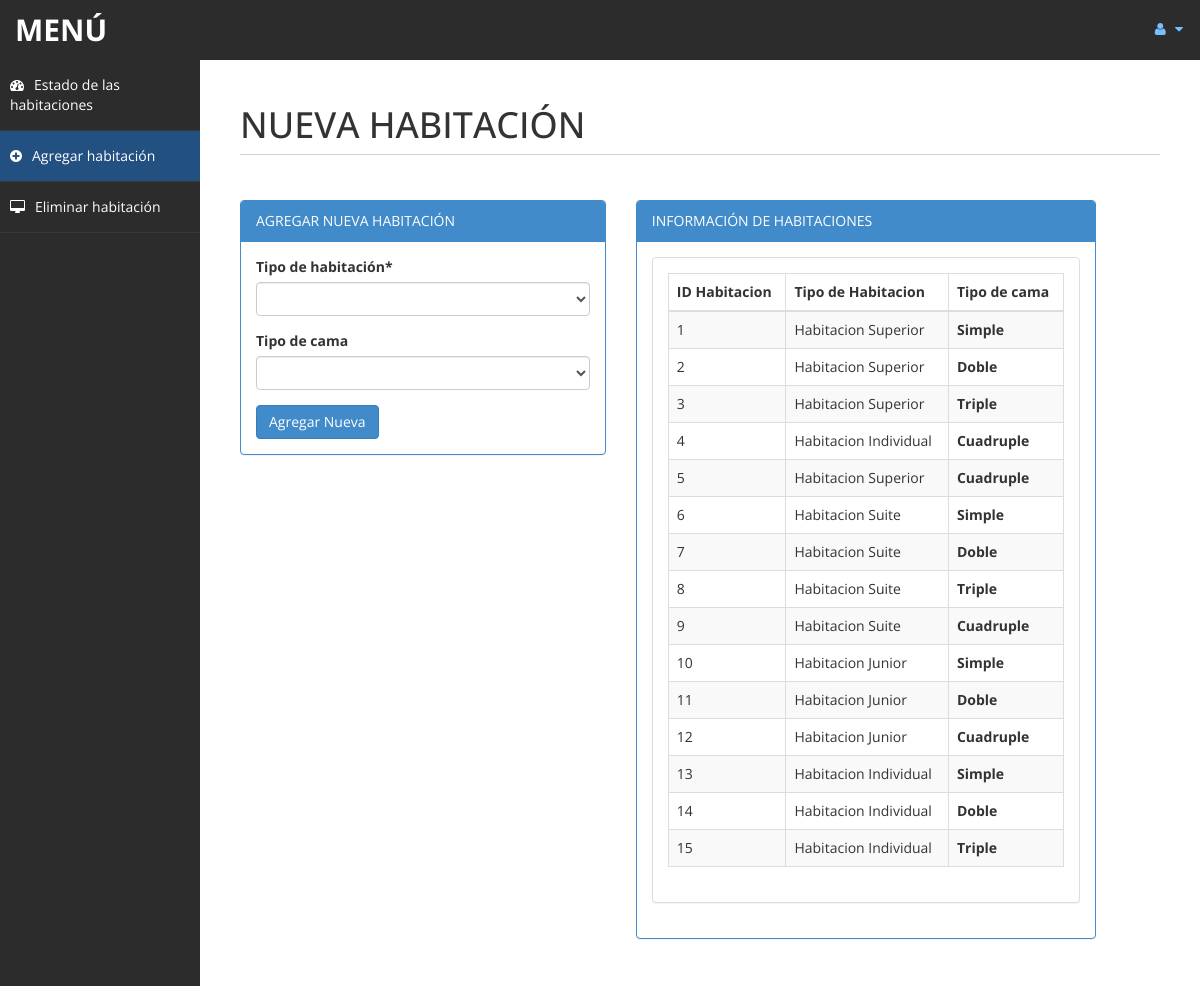
/admin/room.php (signed in), run on an earlier commit of the app's database.
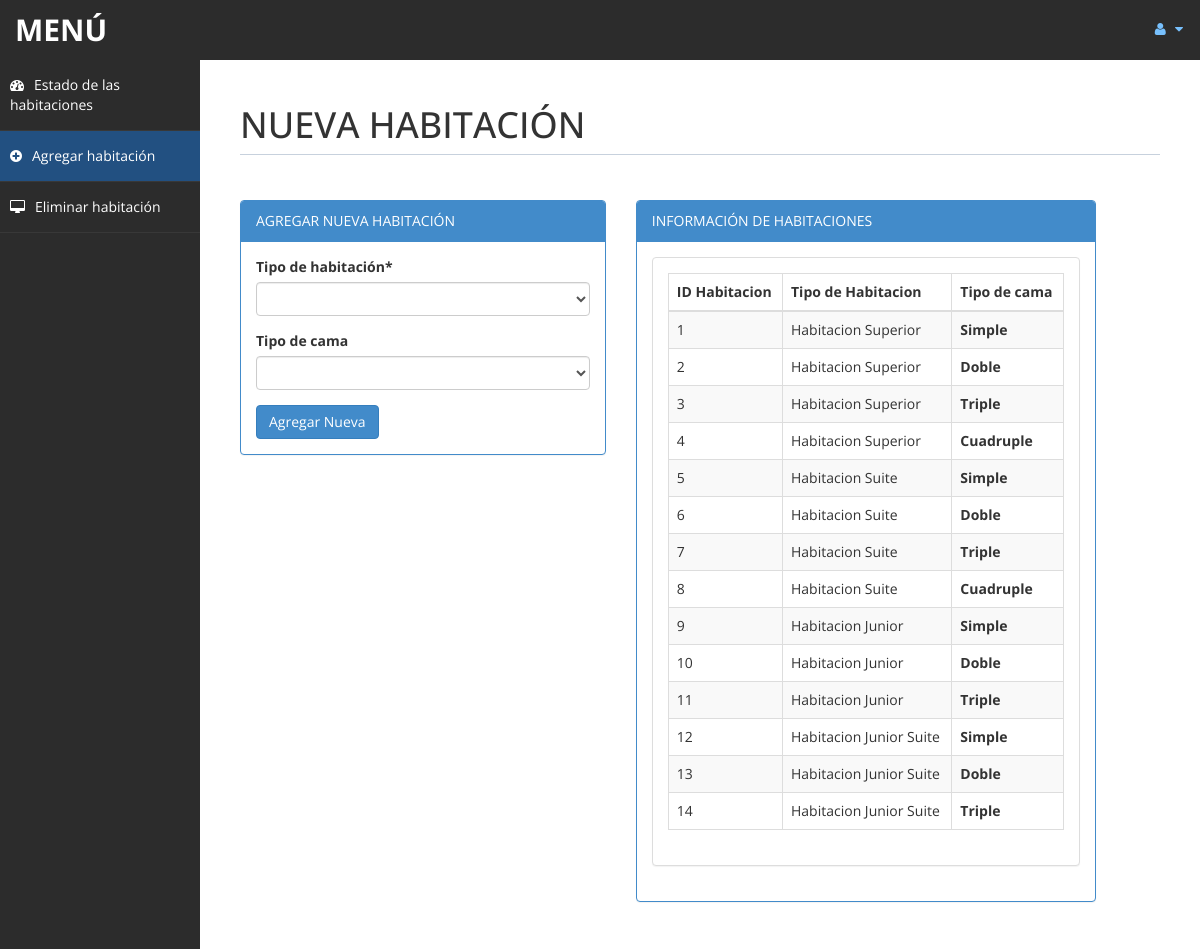
And on a later commit of the database.
### tables this page shows
CREATE TABLE `habitaciones` (
  `id` int(10) UNSIGNED NOT NULL,                
  `tipo_habitacion` varchar(30) DEFAULT NULL,
  `tipo_cama` varchar(20) DEFAULT NULL,
  `estado_hab` varchar(20) DEFAULT NULL,

  CONSTRAINT PRIMARY KEY (`id`)

);

### admin/room.php (the view, shortened to what the changed rows need)
<!DOCTYPE html>
<html xmlns="http://www.w3.org/1999/xhtml">
<head>
    <link href="assets/css/bootstrap.css" rel="stylesheet" />
    <link href="assets/css/font-awesome.css" rel="stylesheet" />
    <link href="assets/css/custom-styles.css" rel="stylesheet" />
</head>
<body>
    <div id="wrapper">
        <div id="page-wrapper" >
            <div id="page-inner">
			    <div class="row">
                    <div class="col-md-12">
                        <h1 class="page-header">
                          NUEVA HABITACIÓN <small></small>
                        </h1>
                    </div>
                </div>
            <div class="row">
							<?php
							    include('db.php');
							?>
                <div class="row">
                    <div class="col-md-6 col-sm-6">
                        <div class="panel panel-primary">
                            <div class="panel-body">
                            <div class="panel panel-default">
                                <?php
                                    $sql = "SELECT * FROM `habitaciones`";
                                    $re = mysqli_query($con,$sql)
                                ?>
                                <div class="panel-body">
                                    <div class="table-responsive">
                                        <table class="table table-striped table-bordered table-hover" id="dataTables-example">
                                            <thead>
                                                <tr>
                                                    <th>ID Habitacion</th>
                                                    <th>Tipo de Habitacion</th>
                                                    <th>Tipo de cama</th>
                                                </tr>
                                            </thead>
                                            <tbody>
                                            <?php
                                                while($row = mysqli_fetch_array($re)) {
                                                    $id = $row['id'];
                                                    if($id % 2 == 0) {
                                                        echo "<tr class=odd gradeX>";
                                                    } else  {
                                                        echo "<tr class=even gradeC>";
                                                    }
                                                    echo"<td>".$row['id']."</td>
                                                        <td>".$row['tipo_habitacion']."</td>
                                                        <th>".$row['tipo_cama']."</th>
                                                        </tr>";
                                                }
                                            ?>
                                            </tbody>
                                        </table>
                                    </div>
                                </div>
                            </div>
                            </div>
                        </div>
                    </div>
                </div>
            </div>
        </div>
    </div>
</body>
</html>

What changed in the data, as far as the page shows it:
removed habitaciones: id "15", tipo_habitacion "Habitacion Individual", tipo_cama "Triple"
changed habitaciones id 4: tipo_habitacion "Habitacion Individual" → "Habitacion Superior"
changed habitaciones id 5: tipo_habitacion "Habitacion Superior" → "Habitacion Suite"; tipo_cama "Cuadruple" → "Simple"
changed habitaciones id 6: tipo_cama "Simple" → "Doble"
changed habitaciones id 7: tipo_cama "Doble" → "Triple"
changed habitaciones id 8: tipo_cama "Triple" → "Cuadruple"
changed habitaciones id 9: tipo_habitacion "Habitacion Suite" → "Habitacion Junior"; tipo_cama "Cuadruple" → "Simple"
changed habitaciones id 10: tipo_cama "Simple" → "Doble"
changed habitaciones id 11: tipo_cama "Doble" → "Triple"
changed habitaciones id 12: tipo_habitacion "Habitacion Junior" → "Habitacion Junior Suite"; tipo_cama "Cuadruple" → "Simple"
changed habitaciones id 13: tipo_habitacion "Habitacion Individual" → "Habitacion Junior Suite"; tipo_cama "Simple" → "Doble"
changed habitaciones id 14: tipo_habitacion "Habitacion Individual" → "Habitacion Junior Suite"; tipo_cama "Doble" → "Triple"
